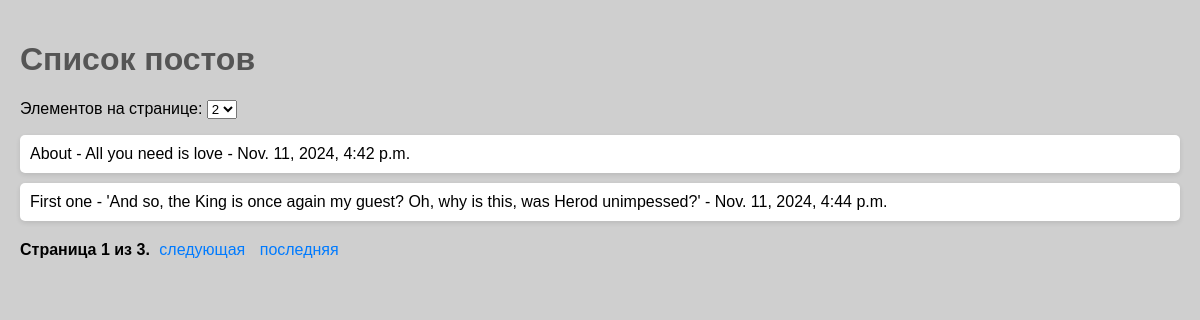
The page / on the database its author committed.
### app/models.py (models this page shows, shortened)
class Post(models.Model):
    title = models.CharField(max_length=50)
    post = models.TextField()
    created_at = models.DateTimeField(auto_now_add=True)

### app/views.py (the view)
# urls.py: path('', index, name='index')
def index(request):
    posts = Post.objects.all().order_by('created_at')
    items_per_page = request.GET.get('items_per_page', 2)
    if items_per_page is None or items_per_page == '':
        items_per_page = 2
    else:
        items_per_page = int(items_per_page)
    paginator = Paginator(posts, items_per_page)
    page_number = request.GET.get('page')
    page_obj = paginator.get_page(page_number)
    return render(request,'index.html', {
        'page_obj': page_obj,
        'items_per_page': items_per_page,
    })

### templates/index.html (shortened to what this page needs)
{% load static %}
<!DOCTYPE html>
<html lang="en">
<head>
</head>
  <link href="static/styles.css" rel="stylesheet" type="text/css" />
<body>
<h1>Список постов</h1>
<form method="GET" action="">
    <label for="items_per_page">Элементов на странице:</label>
    <select name="items_per_page" id="items_per_page" onchange="this.form.submit()">
        <option value="2" {% if items_per_page == 2 %}selected{% endif %}>2</option>
    </select>
</form>
<ul>
    {% for post in page_obj %}
        <li>{{ post.title }} - {{post.post}} - {{ post.created_at }}</li>
    {% endfor %}
</ul>
<div class="pagination">
    <span class="step-links">
        <span class="current">
            Страница {{ page_obj.number }} из {{ page_obj.paginator.num_pages }}.
        </span>
        {% if page_obj.has_next %}
            <a href="?page={{ page_obj.next_page_number }}&items_per_page={{ items_per_page }}">следующая</a>
            <a href="?page={{ page_obj.paginator.num_pages }}&items_per_page={{ items_per_page }}">последняя</a>
        {% endif %}
    </span>
</div>
</body>
</html>

### static/styles.css (style rules this page uses)
body { background-color: #C0C0C0C0; font-family: Arial, sans-serif; margin: 0; padding: 20px; }
h1 { color: #555; }
ul { list-style-type: none; padding: 0; }
li { background-color: #fff; margin: 10px 0; padding: 10px; border-radius: 5px; box-shadow: 0 2px 5px rgba(0, 0, 0, 0.1); }
.pagination { margin-top: 20px; }
.step-links a { margin: 0 5px; text-decoration: none; color: #007BFF; }
.current { font-weight: bold; }

### rows shown on the page
Post: title "About", post "All you need is love", created_at "Nov. 11, 2024, 4:42 p.m."
Post: title "First one", post "'And so, the King is once again my guest? Oh, why is this, was Herod unimpessed?'", created_at "Nov. 11, 2024, 4:44 p.m."

### other values the page prints
{{ page_obj.number }} "1"
{{ page_obj.paginator.num_pages }} "3"
